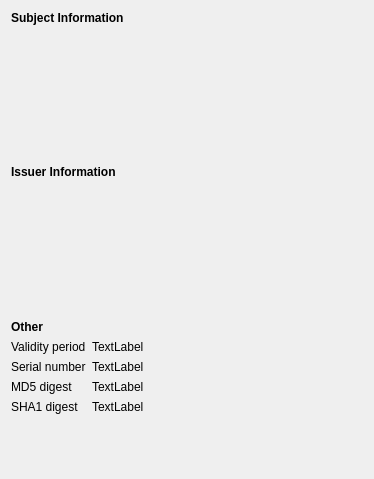
<?xml version="1.0" encoding="UTF-8"?>
<ui version="4.0">
 <class>DisplayCert</class>
 <widget class="QWidget" name="DisplayCert">
  <property name="geometry">
   <rect>
    <x>0</x>
    <y>0</y>
    <width>374</width>
    <height>479</height>
   </rect>
  </property>
  <layout class="QVBoxLayout" name="verticalLayout">
   <item>
    <widget class="QLabel" name="subjectHeading">
     <property name="sizePolicy">
      <sizepolicy hsizetype="Preferred" vsizetype="Fixed">
       <horstretch>0</horstretch>
       <verstretch>0</verstretch>
      </sizepolicy>
     </property>
     <property name="text">
      <string>&lt;b&gt;Subject Information&lt;/b&gt;</string>
     </property>
    </widget>
   </item>
   <item>
    <widget class="KSslCertificateBox" name="subjectCertBox" native="true"/>
   </item>
   <item>
    <widget class="QLabel" name="issuerHeading">
     <property name="sizePolicy">
      <sizepolicy hsizetype="Preferred" vsizetype="Fixed">
       <horstretch>0</horstretch>
       <verstretch>0</verstretch>
      </sizepolicy>
     </property>
     <property name="text">
      <string>&lt;b&gt;Issuer Information&lt;/b&gt;</string>
     </property>
    </widget>
   </item>
   <item>
    <widget class="KSslCertificateBox" name="issuerCertBox" native="true"/>
   </item>
   <item>
    <widget class="QLabel" name="label">
     <property name="sizePolicy">
      <sizepolicy hsizetype="Preferred" vsizetype="Fixed">
       <horstretch>0</horstretch>
       <verstretch>0</verstretch>
      </sizepolicy>
     </property>
     <property name="text">
      <string>&lt;b&gt;Other&lt;/b&gt;</string>
     </property>
    </widget>
   </item>
   <item>
    <layout class="QFormLayout" name="formLayout">
     <item row="0" column="0">
      <widget class="QLabel" name="validityPeriodLabel">
       <property name="text">
        <string>Validity period</string>
       </property>
      </widget>
     </item>
     <item row="0" column="1">
      <widget class="QLabel" name="validityPeriod">
       <property name="text">
        <string>TextLabel</string>
       </property>
      </widget>
     </item>
     <item row="1" column="0">
      <widget class="QLabel" name="serialNumberLabel">
       <property name="text">
        <string>Serial number</string>
       </property>
      </widget>
     </item>
     <item row="1" column="1">
      <widget class="QLabel" name="serialNumber">
       <property name="text">
        <string>TextLabel</string>
       </property>
      </widget>
     </item>
     <item row="2" column="0">
      <widget class="QLabel" name="md5DigestLabel">
       <property name="text">
        <string>MD5 digest</string>
       </property>
      </widget>
     </item>
     <item row="2" column="1">
      <widget class="QLabel" name="md5Digest">
       <property name="text">
        <string>TextLabel</string>
       </property>
      </widget>
     </item>
     <item row="3" column="0">
      <widget class="QLabel" name="sha1DigestLabel">
       <property name="text">
        <string>SHA1 digest</string>
       </property>
      </widget>
     </item>
     <item row="3" column="1">
      <widget class="QLabel" name="sha1Digest">
       <property name="text">
        <string>TextLabel</string>
       </property>
      </widget>
     </item>
    </layout>
   </item>
  </layout>
 </widget>
 <customwidgets>
  <customwidget>
   <class>KSslCertificateBox</class>
   <extends>QWidget</extends>
   <header>ksslcertificatebox.h</header>
   <container>1</container>
  </customwidget>
 </customwidgets>
 <resources/>
 <connections/>
</ui>
